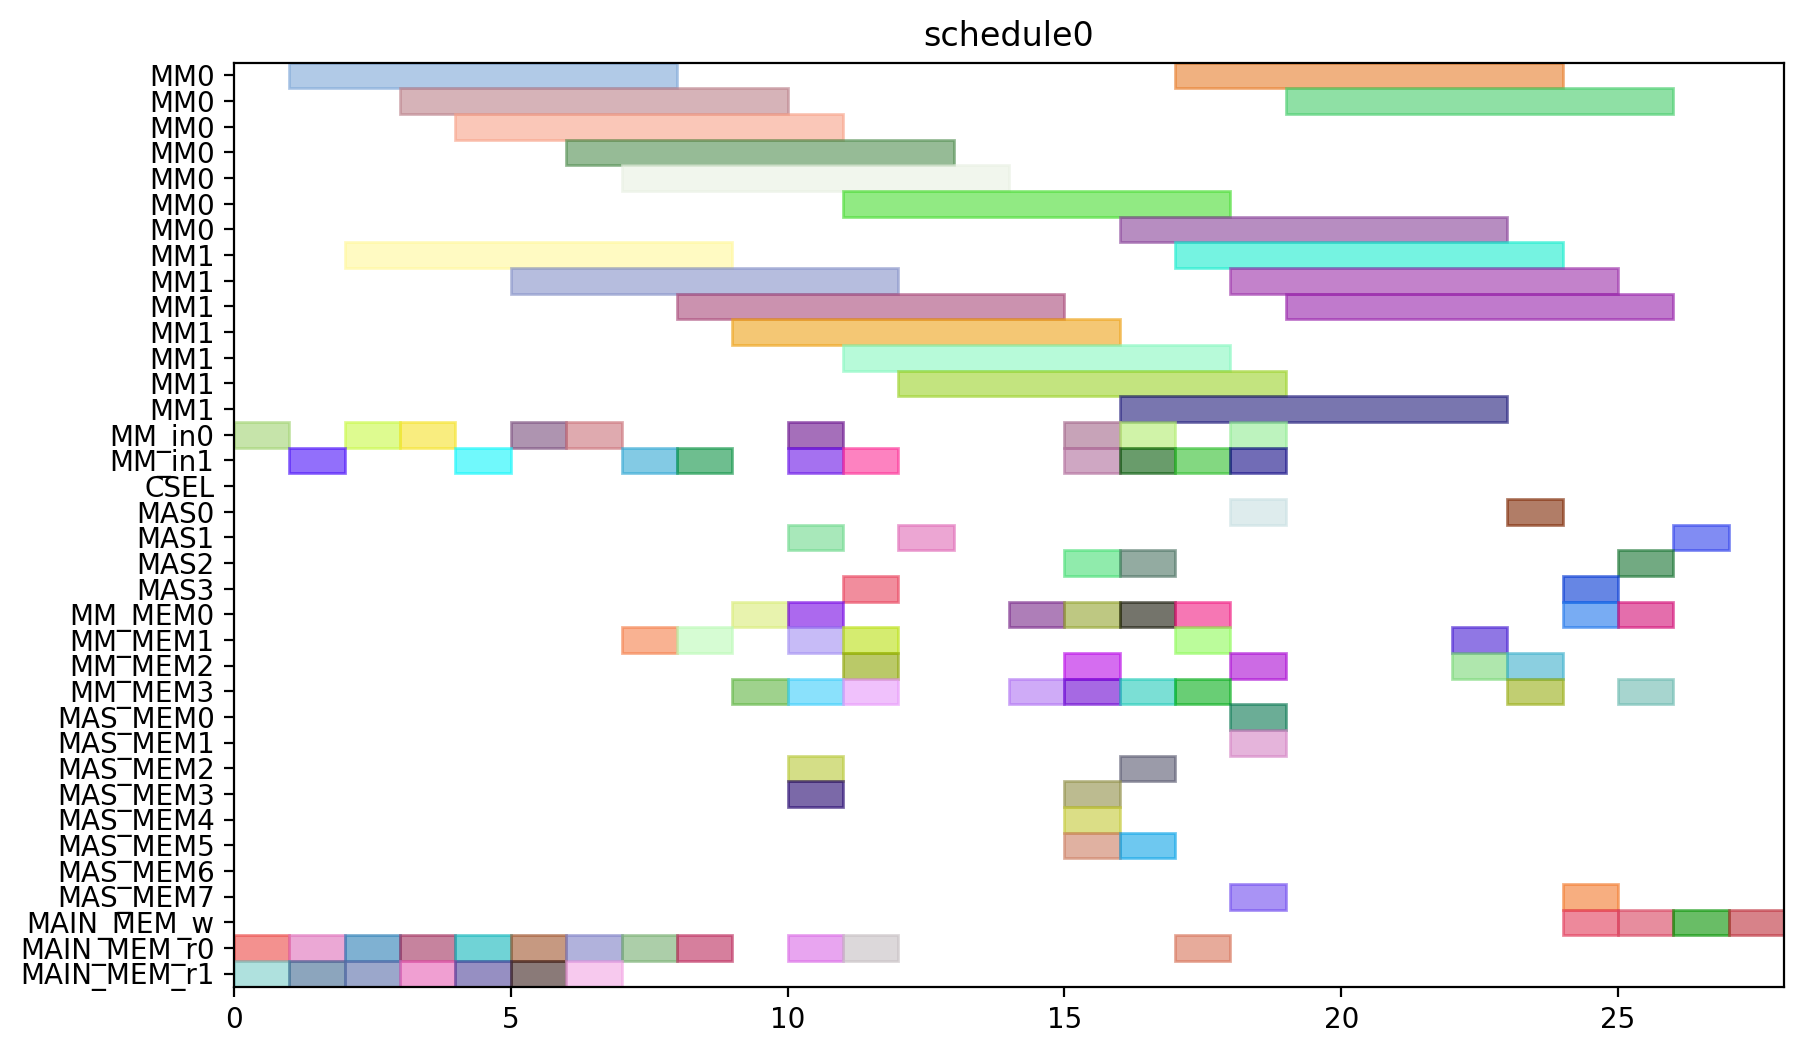

Generate this figure with Python:
from pyschedule import Scenario, solvers, plotters, alt


def solve():
	horizon = 120
	S = Scenario("schedule0", horizon=horizon)

	# resource
	MM = S.Resources('MM', num=2, size=7)
	MM_in = S.Resources('MM_in', num=2)
	CSEL = S.Resource('CSEL')
	MAS = S.Resources('MAS', num=4, size=1, periods=range(1, horizon))
	MM_MEM = S.Resources('MM_MEM', num=4)
	MAS_MEM = S.Resources('MAS_MEM', num=8)
	MAIN_MEM_w = S.Resource('MAIN_MEM_w', size=1)
	MAIN_MEM_r = S.Resources('MAIN_MEM_r', num=2)

	# result of previous scheduling

	# new tasks
	T1 = S.Task('T1', length=7, delay_cost=1)
	T1 += alt(MM)
	T1_in = S.Task('T1_in', length=1, delay_cost=1)
	T1_in += alt(MM_in)
	S += T1_in*MM_in[0]<=T1*MM[0]
	S += T1_in*MM_in[1]<=T1*MM[1]
	T1_mem0 = S.Task('T1_mem0', length=1, delay_cost=1)
	T1_mem0 += MAIN_MEM_r[0]
	S += T1_mem0 <= T1

	T1_mem1 = S.Task('T1_mem1', length=1, delay_cost=1)
	T1_mem1 += MAIN_MEM_r[1]
	S += T1_mem1 <= T1

	T2 = S.Task('T2', length=7, delay_cost=1)
	T2 += alt(MM)
	T2_in = S.Task('T2_in', length=1, delay_cost=1)
	T2_in += alt(MM_in)
	S += T2_in*MM_in[0]<=T2*MM[0]
	S += T2_in*MM_in[1]<=T2*MM[1]
	T2_mem0 = S.Task('T2_mem0', length=1, delay_cost=1)
	T2_mem0 += MAIN_MEM_r[0]
	S += T2_mem0 <= T2

	T2_mem1 = S.Task('T2_mem1', length=1, delay_cost=1)
	T2_mem1 += MAIN_MEM_r[1]
	S += T2_mem1 <= T2

	T3 = S.Task('T3', length=7, delay_cost=1)
	T3 += alt(MM)
	T3_in = S.Task('T3_in', length=1, delay_cost=1)
	T3_in += alt(MM_in)
	S += T3_in*MM_in[0]<=T3*MM[0]
	S += T3_in*MM_in[1]<=T3*MM[1]
	T3_mem0 = S.Task('T3_mem0', length=1, delay_cost=1)
	T3_mem0 += MAIN_MEM_r[0]
	S += T3_mem0 <= T3

	T3_mem1 = S.Task('T3_mem1', length=1, delay_cost=1)
	T3_mem1 += MAIN_MEM_r[1]
	S += T3_mem1 <= T3

	T4 = S.Task('T4', length=7, delay_cost=1)
	T4 += alt(MM)
	T4_in = S.Task('T4_in', length=1, delay_cost=1)
	T4_in += alt(MM_in)
	S += T4_in*MM_in[0]<=T4*MM[0]
	S += T4_in*MM_in[1]<=T4*MM[1]
	T4_mem0 = S.Task('T4_mem0', length=1, delay_cost=1)
	T4_mem0 += MAIN_MEM_r[0]
	S += T4_mem0 <= T4

	T4_mem1 = S.Task('T4_mem1', length=1, delay_cost=1)
	T4_mem1 += MAIN_MEM_r[1]
	S += T4_mem1 <= T4

	T5 = S.Task('T5', length=7, delay_cost=1)
	T5 += alt(MM)
	T5_in = S.Task('T5_in', length=1, delay_cost=1)
	T5_in += alt(MM_in)
	S += T5_in*MM_in[0]<=T5*MM[0]
	S += T5_in*MM_in[1]<=T5*MM[1]
	T5_mem0 = S.Task('T5_mem0', length=1, delay_cost=1)
	T5_mem0 += MAIN_MEM_r[0]
	S += T5_mem0 <= T5

	T5_mem1 = S.Task('T5_mem1', length=1, delay_cost=1)
	T5_mem1 += MAIN_MEM_r[1]
	S += T5_mem1 <= T5

	T6 = S.Task('T6', length=7, delay_cost=1)
	T6 += alt(MM)
	T6_in = S.Task('T6_in', length=1, delay_cost=1)
	T6_in += alt(MM_in)
	S += T6_in*MM_in[0]<=T6*MM[0]
	S += T6_in*MM_in[1]<=T6*MM[1]
	T6_mem0 = S.Task('T6_mem0', length=1, delay_cost=1)
	T6_mem0 += MAIN_MEM_r[0]
	S += T6_mem0 <= T6

	T6_mem1 = S.Task('T6_mem1', length=1, delay_cost=1)
	T6_mem1 += MAIN_MEM_r[1]
	S += T6_mem1 <= T6

	T7 = S.Task('T7', length=7, delay_cost=1)
	T7 += alt(MM)
	T7_in = S.Task('T7_in', length=1, delay_cost=1)
	T7_in += alt(MM_in)
	S += T7_in*MM_in[0]<=T7*MM[0]
	S += T7_in*MM_in[1]<=T7*MM[1]
	T7_mem0 = S.Task('T7_mem0', length=1, delay_cost=1)
	T7_mem0 += MAIN_MEM_r[0]
	S += T7_mem0 <= T7

	T7_mem1 = S.Task('T7_mem1', length=1, delay_cost=1)
	T7_mem1 += MAIN_MEM_r[1]
	S += T7_mem1 <= T7

	T8 = S.Task('T8', length=7, delay_cost=1)
	T8 += alt(MM)
	T8_in = S.Task('T8_in', length=1, delay_cost=1)
	T8_in += alt(MM_in)
	S += T8_in*MM_in[0]<=T8*MM[0]
	S += T8_in*MM_in[1]<=T8*MM[1]
	T8_mem0 = S.Task('T8_mem0', length=1, delay_cost=1)
	T8_mem0 += MAIN_MEM_r[0]
	S += T8_mem0 <= T8

	T8_mem1 = S.Task('T8_mem1', length=1, delay_cost=1)
	T8_mem1 += alt(MM_MEM)
	S += (T1*MM[0])-1 < T8_mem1*MM_MEM[1]
	S += (T1*MM[1])-1 < T8_mem1*MM_MEM[3]
	S += T8_mem1 <= T8

	T9 = S.Task('T9', length=7, delay_cost=1)
	T9 += alt(MM)
	T9_in = S.Task('T9_in', length=1, delay_cost=1)
	T9_in += alt(MM_in)
	S += T9_in*MM_in[0]<=T9*MM[0]
	S += T9_in*MM_in[1]<=T9*MM[1]
	T9_mem0 = S.Task('T9_mem0', length=1, delay_cost=1)
	T9_mem0 += MAIN_MEM_r[0]
	S += T9_mem0 <= T9

	T9_mem1 = S.Task('T9_mem1', length=1, delay_cost=1)
	T9_mem1 += alt(MM_MEM)
	S += (T1*MM[0])-1 < T9_mem1*MM_MEM[1]
	S += (T1*MM[1])-1 < T9_mem1*MM_MEM[3]
	S += T9_mem1 <= T9

	T10 = S.Task('T10', length=7, delay_cost=1)
	T10 += alt(MM)
	T10_in = S.Task('T10_in', length=1, delay_cost=1)
	T10_in += alt(MM_in)
	S += T10_in*MM_in[0]<=T10*MM[0]
	S += T10_in*MM_in[1]<=T10*MM[1]
	T10_mem0 = S.Task('T10_mem0', length=1, delay_cost=1)
	T10_mem0 += MAIN_MEM_r[0]
	S += T10_mem0 <= T10

	T10_mem1 = S.Task('T10_mem1', length=1, delay_cost=1)
	T10_mem1 += alt(MM_MEM)
	S += (T3*MM[0])-1 < T10_mem1*MM_MEM[1]
	S += (T3*MM[1])-1 < T10_mem1*MM_MEM[3]
	S += T10_mem1 <= T10

	T11 = S.Task('T11', length=7, delay_cost=1)
	T11 += alt(MM)
	T11_in = S.Task('T11_in', length=1, delay_cost=1)
	T11_in += alt(MM_in)
	S += T11_in*MM_in[0]<=T11*MM[0]
	S += T11_in*MM_in[1]<=T11*MM[1]
	T11_mem0 = S.Task('T11_mem0', length=1, delay_cost=1)
	T11_mem0 += MAIN_MEM_r[0]
	S += T11_mem0 <= T11

	T11_mem1 = S.Task('T11_mem1', length=1, delay_cost=1)
	T11_mem1 += alt(MM_MEM)
	S += (T3*MM[0])-1 < T11_mem1*MM_MEM[1]
	S += (T3*MM[1])-1 < T11_mem1*MM_MEM[3]
	S += T11_mem1 <= T11

	T12 = S.Task('T12', length=1, delay_cost=1)
	T12 += alt(MAS)
	T12_mem0 = S.Task('T12_mem0', length=1, delay_cost=1)
	T12_mem0 += alt(MM_MEM)
	S += (T4*MM[0])-1 < T12_mem0*MM_MEM[0]
	S += (T4*MM[1])-1 < T12_mem0*MM_MEM[2]
	S += T12_mem0 <= T12

	T12_mem1 = S.Task('T12_mem1', length=1, delay_cost=1)
	T12_mem1 += alt(MM_MEM)
	S += (T2*MM[0])-1 < T12_mem1*MM_MEM[1]
	S += (T2*MM[1])-1 < T12_mem1*MM_MEM[3]
	S += T12_mem1 <= T12

	T13 = S.Task('T13', length=1, delay_cost=1)
	T13 += alt(MAS)
	T13_mem0 = S.Task('T13_mem0', length=1, delay_cost=1)
	T13_mem0 += alt(MM_MEM)
	S += (T4*MM[0])-1 < T13_mem0*MM_MEM[0]
	S += (T4*MM[1])-1 < T13_mem0*MM_MEM[2]
	S += T13_mem0 <= T13

	T13_mem1 = S.Task('T13_mem1', length=1, delay_cost=1)
	T13_mem1 += alt(MM_MEM)
	S += (T2*MM[0])-1 < T13_mem1*MM_MEM[1]
	S += (T2*MM[1])-1 < T13_mem1*MM_MEM[3]
	S += T13_mem1 <= T13

	T15 = S.Task('T15', length=1, delay_cost=1)
	T15 += alt(MAS)
	T15_mem0 = S.Task('T15_mem0', length=1, delay_cost=1)
	T15_mem0 += alt(MM_MEM)
	S += (T7*MM[0])-1 < T15_mem0*MM_MEM[0]
	S += (T7*MM[1])-1 < T15_mem0*MM_MEM[2]
	S += T15_mem0 <= T15

	T15_mem1 = S.Task('T15_mem1', length=1, delay_cost=1)
	T15_mem1 += alt(MM_MEM)
	S += (T7*MM[0])-1 < T15_mem1*MM_MEM[1]
	S += (T7*MM[1])-1 < T15_mem1*MM_MEM[3]
	S += T15_mem1 <= T15

	T14 = S.Task('T14', length=7, delay_cost=1)
	T14 += alt(MM)
	T14_in = S.Task('T14_in', length=1, delay_cost=1)
	T14_in += alt(MM_in)
	S += T14_in*MM_in[0]<=T14*MM[0]
	S += T14_in*MM_in[1]<=T14*MM[1]
	T14_mem0 = S.Task('T14_mem0', length=1, delay_cost=1)
	T14_mem0 += alt(MAS_MEM)
	S += (T13*MAS[0])-1 < T14_mem0*MAS_MEM[0]
	S += (T13*MAS[1])-1 < T14_mem0*MAS_MEM[2]
	S += (T13*MAS[2])-1 < T14_mem0*MAS_MEM[4]
	S += (T13*MAS[3])-1 < T14_mem0*MAS_MEM[6]
	S += T14_mem0 <= T14

	T14_mem1 = S.Task('T14_mem1', length=1, delay_cost=1)
	T14_mem1 += alt(MAS_MEM)
	S += (T13*MAS[0])-1 < T14_mem1*MAS_MEM[1]
	S += (T13*MAS[1])-1 < T14_mem1*MAS_MEM[3]
	S += (T13*MAS[2])-1 < T14_mem1*MAS_MEM[5]
	S += (T13*MAS[3])-1 < T14_mem1*MAS_MEM[7]
	S += T14_mem1 <= T14

	T16 = S.Task('T16', length=7, delay_cost=1)
	T16 += alt(MM)
	T16_in = S.Task('T16_in', length=1, delay_cost=1)
	T16_in += alt(MM_in)
	S += T16_in*MM_in[0]<=T16*MM[0]
	S += T16_in*MM_in[1]<=T16*MM[1]
	T16_mem0 = S.Task('T16_mem0', length=1, delay_cost=1)
	T16_mem0 += alt(MM_MEM)
	S += (T1*MM[0])-1 < T16_mem0*MM_MEM[0]
	S += (T1*MM[1])-1 < T16_mem0*MM_MEM[2]
	S += T16_mem0 <= T16

	T16_mem1 = S.Task('T16_mem1', length=1, delay_cost=1)
	T16_mem1 += alt(MM_MEM)
	S += (T8*MM[0])-1 < T16_mem1*MM_MEM[1]
	S += (T8*MM[1])-1 < T16_mem1*MM_MEM[3]
	S += T16_mem1 <= T16

	T17 = S.Task('T17', length=7, delay_cost=1)
	T17 += alt(MM)
	T17_in = S.Task('T17_in', length=1, delay_cost=1)
	T17_in += alt(MM_in)
	S += T17_in*MM_in[0]<=T17*MM[0]
	S += T17_in*MM_in[1]<=T17*MM[1]
	T17_mem0 = S.Task('T17_mem0', length=1, delay_cost=1)
	T17_mem0 += alt(MM_MEM)
	S += (T8*MM[0])-1 < T17_mem0*MM_MEM[0]
	S += (T8*MM[1])-1 < T17_mem0*MM_MEM[2]
	S += T17_mem0 <= T17

	T17_mem1 = S.Task('T17_mem1', length=1, delay_cost=1)
	T17_mem1 += alt(MAS_MEM)
	S += (T15*MAS[0])-1 < T17_mem1*MAS_MEM[1]
	S += (T15*MAS[1])-1 < T17_mem1*MAS_MEM[3]
	S += (T15*MAS[2])-1 < T17_mem1*MAS_MEM[5]
	S += (T15*MAS[3])-1 < T17_mem1*MAS_MEM[7]
	S += T17_mem1 <= T17

	T18 = S.Task('T18', length=1, delay_cost=1)
	T18 += alt(MAS)
	T18_mem0 = S.Task('T18_mem0', length=1, delay_cost=1)
	T18_mem0 += alt(MM_MEM)
	S += (T5*MM[0])-1 < T18_mem0*MM_MEM[0]
	S += (T5*MM[1])-1 < T18_mem0*MM_MEM[2]
	S += T18_mem0 <= T18

	T18_mem1 = S.Task('T18_mem1', length=1, delay_cost=1)
	T18_mem1 += alt(MM_MEM)
	S += (T9*MM[0])-1 < T18_mem1*MM_MEM[1]
	S += (T9*MM[1])-1 < T18_mem1*MM_MEM[3]
	S += T18_mem1 <= T18

	T19 = S.Task('T19', length=1, delay_cost=1)
	T19 += alt(MAS)
	T19_mem0 = S.Task('T19_mem0', length=1, delay_cost=1)
	T19_mem0 += alt(MM_MEM)
	S += (T5*MM[0])-1 < T19_mem0*MM_MEM[0]
	S += (T5*MM[1])-1 < T19_mem0*MM_MEM[2]
	S += T19_mem0 <= T19

	T19_mem1 = S.Task('T19_mem1', length=1, delay_cost=1)
	T19_mem1 += alt(MM_MEM)
	S += (T9*MM[0])-1 < T19_mem1*MM_MEM[1]
	S += (T9*MM[1])-1 < T19_mem1*MM_MEM[3]
	S += T19_mem1 <= T19

	T21 = S.Task('T21', length=1, delay_cost=1)
	T21 += alt(MAS)
	T21_mem0 = S.Task('T21_mem0', length=1, delay_cost=1)
	T21_mem0 += alt(MM_MEM)
	S += (T6*MM[0])-1 < T21_mem0*MM_MEM[0]
	S += (T6*MM[1])-1 < T21_mem0*MM_MEM[2]
	S += T21_mem0 <= T21

	T21_mem1 = S.Task('T21_mem1', length=1, delay_cost=1)
	T21_mem1 += alt(MM_MEM)
	S += (T10*MM[0])-1 < T21_mem1*MM_MEM[1]
	S += (T10*MM[1])-1 < T21_mem1*MM_MEM[3]
	S += T21_mem1 <= T21

	T24 = S.Task('T24', length=7, delay_cost=1)
	T24 += alt(MM)
	T24_in = S.Task('T24_in', length=1, delay_cost=1)
	T24_in += alt(MM_in)
	S += T24_in*MM_in[0]<=T24*MM[0]
	S += T24_in*MM_in[1]<=T24*MM[1]
	T24_mem0 = S.Task('T24_mem0', length=1, delay_cost=1)
	T24_mem0 += alt(MM_MEM)
	S += (T11*MM[0])-1 < T24_mem0*MM_MEM[0]
	S += (T11*MM[1])-1 < T24_mem0*MM_MEM[2]
	S += T24_mem0 <= T24

	T24_mem1 = S.Task('T24_mem1', length=1, delay_cost=1)
	T24_mem1 += alt(MAS_MEM)
	S += (T12*MAS[0])-1 < T24_mem1*MAS_MEM[1]
	S += (T12*MAS[1])-1 < T24_mem1*MAS_MEM[3]
	S += (T12*MAS[2])-1 < T24_mem1*MAS_MEM[5]
	S += (T12*MAS[3])-1 < T24_mem1*MAS_MEM[7]
	S += T24_mem1 <= T24

	T20 = S.Task('T20', length=7, delay_cost=1)
	T20 += alt(MM)
	T20_in = S.Task('T20_in', length=1, delay_cost=1)
	T20_in += alt(MM_in)
	S += T20_in*MM_in[0]<=T20*MM[0]
	S += T20_in*MM_in[1]<=T20*MM[1]
	T20_mem0 = S.Task('T20_mem0', length=1, delay_cost=1)
	T20_mem0 += alt(MAS_MEM)
	S += (T15*MAS[0])-1 < T20_mem0*MAS_MEM[0]
	S += (T15*MAS[1])-1 < T20_mem0*MAS_MEM[2]
	S += (T15*MAS[2])-1 < T20_mem0*MAS_MEM[4]
	S += (T15*MAS[3])-1 < T20_mem0*MAS_MEM[6]
	S += T20_mem0 <= T20

	T20_mem1 = S.Task('T20_mem1', length=1, delay_cost=1)
	T20_mem1 += alt(MAS_MEM)
	S += (T18*MAS[0])-1 < T20_mem1*MAS_MEM[1]
	S += (T18*MAS[1])-1 < T20_mem1*MAS_MEM[3]
	S += (T18*MAS[2])-1 < T20_mem1*MAS_MEM[5]
	S += (T18*MAS[3])-1 < T20_mem1*MAS_MEM[7]
	S += T20_mem1 <= T20

	T22 = S.Task('T22', length=7, delay_cost=1)
	T22 += alt(MM)
	T22_in = S.Task('T22_in', length=1, delay_cost=1)
	T22_in += alt(MM_in)
	S += T22_in*MM_in[0]<=T22*MM[0]
	S += T22_in*MM_in[1]<=T22*MM[1]
	T22_mem0 = S.Task('T22_mem0', length=1, delay_cost=1)
	T22_mem0 += alt(MAS_MEM)
	S += (T21*MAS[0])-1 < T22_mem0*MAS_MEM[0]
	S += (T21*MAS[1])-1 < T22_mem0*MAS_MEM[2]
	S += (T21*MAS[2])-1 < T22_mem0*MAS_MEM[4]
	S += (T21*MAS[3])-1 < T22_mem0*MAS_MEM[6]
	S += T22_mem0 <= T22

	T22_mem1 = S.Task('T22_mem1', length=1, delay_cost=1)
	T22_mem1 += alt(MAS_MEM)
	S += (T21*MAS[0])-1 < T22_mem1*MAS_MEM[1]
	S += (T21*MAS[1])-1 < T22_mem1*MAS_MEM[3]
	S += (T21*MAS[2])-1 < T22_mem1*MAS_MEM[5]
	S += (T21*MAS[3])-1 < T22_mem1*MAS_MEM[7]
	S += T22_mem1 <= T22

	T23 = S.Task('T23', length=7, delay_cost=1)
	T23 += alt(MM)
	T23_in = S.Task('T23_in', length=1, delay_cost=1)
	T23_in += alt(MM_in)
	S += T23_in*MM_in[0]<=T23*MM[0]
	S += T23_in*MM_in[1]<=T23*MM[1]
	T23_mem0 = S.Task('T23_mem0', length=1, delay_cost=1)
	T23_mem0 += alt(MAS_MEM)
	S += (T19*MAS[0])-1 < T23_mem0*MAS_MEM[0]
	S += (T19*MAS[1])-1 < T23_mem0*MAS_MEM[2]
	S += (T19*MAS[2])-1 < T23_mem0*MAS_MEM[4]
	S += (T19*MAS[3])-1 < T23_mem0*MAS_MEM[6]
	S += T23_mem0 <= T23

	T23_mem1 = S.Task('T23_mem1', length=1, delay_cost=1)
	T23_mem1 += alt(MAS_MEM)
	S += (T19*MAS[0])-1 < T23_mem1*MAS_MEM[1]
	S += (T19*MAS[1])-1 < T23_mem1*MAS_MEM[3]
	S += (T19*MAS[2])-1 < T23_mem1*MAS_MEM[5]
	S += (T19*MAS[3])-1 < T23_mem1*MAS_MEM[7]
	S += T23_mem1 <= T23

	Z2_new = S.Task('Z2_new', length=7, delay_cost=1)
	Z2_new += alt(MM)
	Z2_new_in = S.Task('Z2_new_in', length=1, delay_cost=1)
	Z2_new_in += alt(MM_in)
	S += Z2_new_in*MM_in[0]<=Z2_new*MM[0]
	S += Z2_new_in*MM_in[1]<=Z2_new*MM[1]
	S += 0<Z2_new

	Z2_new_w = S.Task('Z2_new_w', length=1, delay_cost=1)
	Z2_new_w += alt(MAIN_MEM_w)
	S += Z2_new <= Z2_new_w

	Z2_new_mem0 = S.Task('Z2_new_mem0', length=1, delay_cost=1)
	Z2_new_mem0 += MAIN_MEM_r[0]
	S += Z2_new_mem0 <= Z2_new

	Z2_new_mem1 = S.Task('Z2_new_mem1', length=1, delay_cost=1)
	Z2_new_mem1 += alt(MM_MEM)
	S += (T14*MM[0])-1 < Z2_new_mem1*MM_MEM[1]
	S += (T14*MM[1])-1 < Z2_new_mem1*MM_MEM[3]
	S += Z2_new_mem1 <= Z2_new

	T25 = S.Task('T25', length=1, delay_cost=1)
	T25 += alt(MAS)
	T25_mem0 = S.Task('T25_mem0', length=1, delay_cost=1)
	T25_mem0 += alt(MM_MEM)
	S += (T20*MM[0])-1 < T25_mem0*MM_MEM[0]
	S += (T20*MM[1])-1 < T25_mem0*MM_MEM[2]
	S += T25_mem0 <= T25

	T25_mem1 = S.Task('T25_mem1', length=1, delay_cost=1)
	T25_mem1 += alt(MM_MEM)
	S += (T20*MM[0])-1 < T25_mem1*MM_MEM[1]
	S += (T20*MM[1])-1 < T25_mem1*MM_MEM[3]
	S += T25_mem1 <= T25

	X2_new = S.Task('X2_new', length=1, delay_cost=1)
	X2_new += alt(MAS)
	S += 0<X2_new

	X2_new_w = S.Task('X2_new_w', length=1, delay_cost=1)
	X2_new_w += alt(MAIN_MEM_w)
	S += X2_new <= X2_new_w

	X2_new_mem0 = S.Task('X2_new_mem0', length=1, delay_cost=1)
	X2_new_mem0 += alt(MM_MEM)
	S += (T22*MM[0])-1 < X2_new_mem0*MM_MEM[0]
	S += (T22*MM[1])-1 < X2_new_mem0*MM_MEM[2]
	S += X2_new_mem0 <= X2_new

	X2_new_mem1 = S.Task('X2_new_mem1', length=1, delay_cost=1)
	X2_new_mem1 += alt(MM_MEM)
	S += (T24*MM[0])-1 < X2_new_mem1*MM_MEM[1]
	S += (T24*MM[1])-1 < X2_new_mem1*MM_MEM[3]
	S += X2_new_mem1 <= X2_new

	X1_new = S.Task('X1_new', length=1, delay_cost=1)
	X1_new += alt(MAS)
	S += 0<X1_new

	X1_new_w = S.Task('X1_new_w', length=1, delay_cost=1)
	X1_new_w += alt(MAIN_MEM_w)
	S += X1_new <= X1_new_w

	X1_new_mem0 = S.Task('X1_new_mem0', length=1, delay_cost=1)
	X1_new_mem0 += alt(MM_MEM)
	S += (T23*MM[0])-1 < X1_new_mem0*MM_MEM[0]
	S += (T23*MM[1])-1 < X1_new_mem0*MM_MEM[2]
	S += X1_new_mem0 <= X1_new

	X1_new_mem1 = S.Task('X1_new_mem1', length=1, delay_cost=1)
	X1_new_mem1 += alt(MM_MEM)
	S += (T17*MM[0])-1 < X1_new_mem1*MM_MEM[1]
	S += (T17*MM[1])-1 < X1_new_mem1*MM_MEM[3]
	S += X1_new_mem1 <= X1_new

	Z1_new = S.Task('Z1_new', length=1, delay_cost=1)
	Z1_new += alt(MAS)
	S += 0<Z1_new

	Z1_new_w = S.Task('Z1_new_w', length=1, delay_cost=1)
	Z1_new_w += alt(MAIN_MEM_w)
	S += Z1_new <= Z1_new_w

	Z1_new_mem0 = S.Task('Z1_new_mem0', length=1, delay_cost=1)
	Z1_new_mem0 += alt(MM_MEM)
	S += (T16*MM[0])-1 < Z1_new_mem0*MM_MEM[0]
	S += (T16*MM[1])-1 < Z1_new_mem0*MM_MEM[2]
	S += Z1_new_mem0 <= Z1_new

	Z1_new_mem1 = S.Task('Z1_new_mem1', length=1, delay_cost=1)
	Z1_new_mem1 += alt(MAS_MEM)
	S += (T25*MAS[0])-1 < Z1_new_mem1*MAS_MEM[1]
	S += (T25*MAS[1])-1 < Z1_new_mem1*MAS_MEM[3]
	S += (T25*MAS[2])-1 < Z1_new_mem1*MAS_MEM[5]
	S += (T25*MAS[3])-1 < Z1_new_mem1*MAS_MEM[7]
	S += Z1_new_mem1 <= Z1_new

	solvers.mip.solve(S,msg=1,kind='CPLEX',ratio_gap=1.01)

	solution = [['hoge']*len(S.solution()[1]) for i in range(len(S.solution()))]
	for i in range(len(S.solution())):
		for j in range(len(S.solution()[i])):
			solution[i][j]=str(S.solution()[i][j])
	print(solution)

	cycles = int(solution[-1][3])

	pic_file_name = "/home/mfukuda/ABE/multiRAM_multiMAS_16mux/scheduling_result/stage7MM2_stage1MAS4/EP_LADDERMUL/schedule0.png"
	if(S.solution() != []):
		plotters.matplotlib.plot(S,img_filename=pic_file_name, show_task_labels=False, fig_size=(cycles*0.25+3, 6))

	return solution
